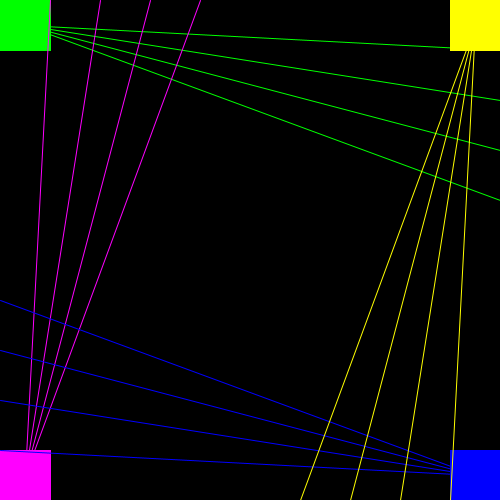
Frame 1 (no input)
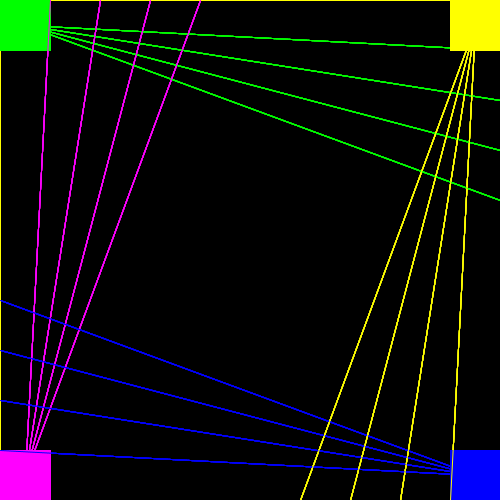
Frame 60 (the mouse pressed at the canvas centre just before this capture)
Frame 120 (the mouse held since frame 60 and released just before this capture): identical to frame 60, image omitted

The Processing sketch that drew these frames (run headless with seeded random() and noise(); from frame 60 on, the mouse is pressed at the canvas centre):

// Processing sketch: processing_62908
// ── processing_62908.pde

void setup(){
size(500, 500);
noStroke();
background(0);
}

//posiciones iniciales de los cuadrados  

int x1 = 0;
int y1 = 0;

int x2 = 0;
int y2 = 450;

int x3 = 450;
int y3 = 450;
 
int x4 = 450;
int y4 = 0;

void draw(){

fill(0,10); //fondo transparente del tamaño de la ventana
rect(0, 0, width, height);

stroke(0, 255, 0);// verde
line(width, 50, x1+25, y1+25); // uno de los extremos sigue el movimiento del cuadrado
line(width, 100, x1+25, y1+25);
line(width, 150, x1+25, y1+25);
line(width, 200, x1+25, y1+25);
fill(0, 255, 0);
rect(x1, y1, 50, 50);

stroke(255, 0, 255);// magenta
line(50, 0, x2+25, y2+25);
line(100, 0, x2+25, y2+25);
line(150, 0, x2+25, y2+25);
line(200, 0, x2+25, y2+25);
fill(255, 0, 255);
rect(x2, y2, 50, 50);

stroke(0, 0, 255);// azul
line(0, 450, x3+25, y3+25);
line(0, 400,x3+25, y3+25);
line(0, 350, x3+25, y3+25);
line(0, 300, x3+25, y3+25);
fill(0, 0, 255);
rect(x3, y3, 50, 50);

stroke(255, 255, 0); // amarillo
line(450, height, x4+25, y4+25);
line(400, height,x4+25, y4+25);
line(350, height, x4+25, y4+25);
line(300, height, x4+25, y4+25);
fill(255, 255, 0);
rect(x4, y4, 50, 50);

//para mover los cuadros
if(mousePressed == true && mouseX >= x1-50 && mouseX <= x1+50 && mouseY <= y1+50 && mouseY >= y1-50){
// para que solo se muevan cuando hacen click en el cuadrado
  x1= mouseX-25;
  y1 = mouseY-25;
  //en caso de que se superpongan mas 2 un cuadrado, que solo mueva 1
  if(x1 == x2 && y1 == y2){x2=0; y2=450;};
  if(x1 == x3 && y1 == y3){x3=450; y3=450;};
  if(x1 == x4 && y1 == y4){x4=450; y4=0;};
};
if(mousePressed == true && mouseX >= x2-50 && mouseX <= x2+50 && mouseY <= y2+50 && mouseY >= y2-50){
  x2= mouseX-25;
  y2 = mouseY-25;
  if(x2 == x1 && y2 == y1){x1=0; y1=0;};
  if(x2 == x3 && y2 == y3){x3=450; y3=450;};
  if(x1 == x4 && y2 == y4){x4=450; y4=0;};
};
if(mousePressed == true && mouseX >= x3-50 && mouseX <= x3+50 && mouseY <= y3+50 && mouseY >= y3-50){
  x3= mouseX-25;
  y3 = mouseY-25;
  if(x3 == x2 && y3 == y2){x2=0; y2=450;};
  if(x3 == x1 && y3 == y1){x1=0; y1=0;};
  if(x3 == x4 && y3 == y4){x4=450; y4=0;};
};
if(mousePressed == true && mouseX >= x4-50 && mouseX <= x4+50 && mouseY <= y4+50 && mouseY >= y4-50){
  x4= mouseX-25;
  y4 = mouseY-25;
  if(x4 == x2 && y4 == y2){x2=0; y2=450;};
  if(x4 == x3 && y4 == y3){x3=450; y3=450;};
  if(x4 == x1 && y4 == y1){x1=0; y1=0;};  
};
}
